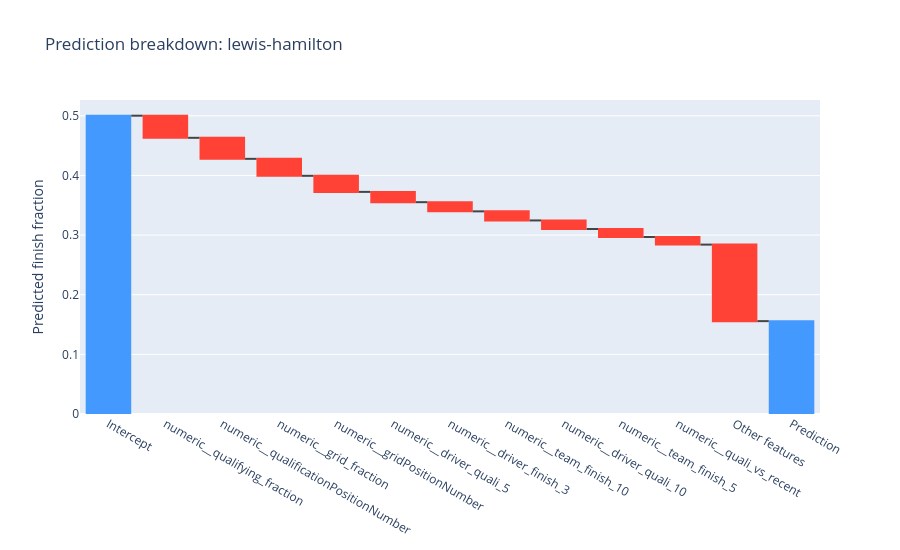

This figure's notebook cell:
### Code cell
# visualize

fig = go.Figure(go.Waterfall(x=["Intercept"] + top["feature"].tolist() + ["Other features", "Prediction"],
                             y=[ridge.intercept_] + top["contribution"].tolist() + [other, 0], 
                             measure=["absolute"] + ["relative"] * 11 + ["total"])) # the measure defines how the values are seen in terms of the "waterfall": relative subtracts a value, absolute sets running total and total displays accumulated total (without defining it)

fig.update_layout(title=f"Prediction breakdown: {driver['driverId'].iloc[0]}",
                  yaxis_title="Predicted finish fraction", height=550)

fig.show()

### Figure 1 — Plotly figure (JSON) as saved in the notebook; plotly's stock layout.template omitted (floating-point values rounded to 4 significant figures)
{"data": [{"measure": ["absolute", "relative", "relative", "relative", "relative", "relative", "relative", "relative", "relative", "relative", "relative", "relative", "total"], "type": "waterfall", "x": ["Intercept", "numeric__qualifying_fraction", "numeric__qualificationPositionNumber", "numeric__grid_fraction", "numeric__gridPositionNumber", "numeric__driver_quali_5", "numeric__driver_finish_3", "numeric__team_finish_10", "numeric__driver_quali_10", "numeric__team_finish_5", "numeric__quali_vs_recent", "Other features", "Prediction"], "y": [0.5001, -0.03706, -0.03527, -0.02846, -0.02695, -0.01726, -0.01539, -0.01523, -0.01438, -0.01335, -0.01278, -0.1283, 0]}], "layout": {"height": 550, "title": {"text": "Prediction breakdown: lewis-hamilton"}, "yaxis": {"title": {"text": "Predicted finish fraction"}}}}
